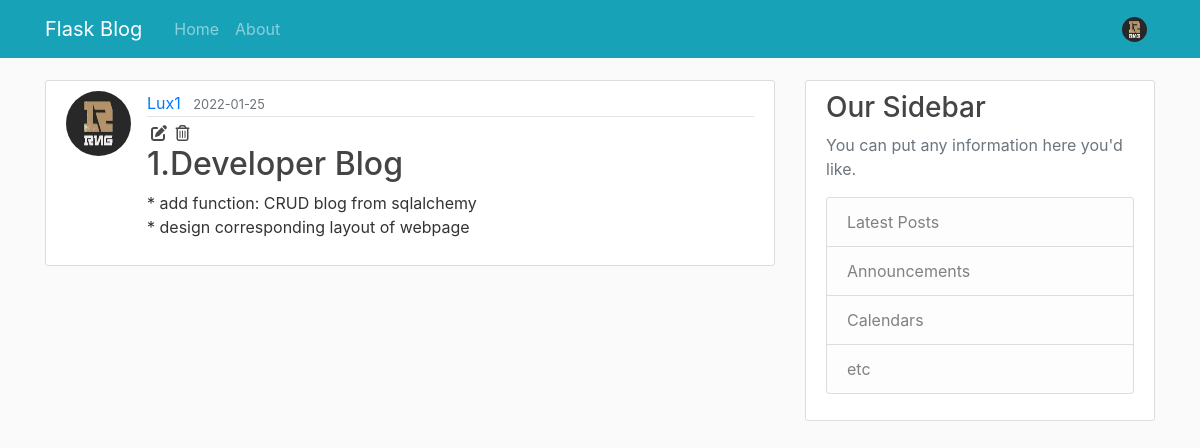
Page /post/1 (signed in) on the earlier database version.
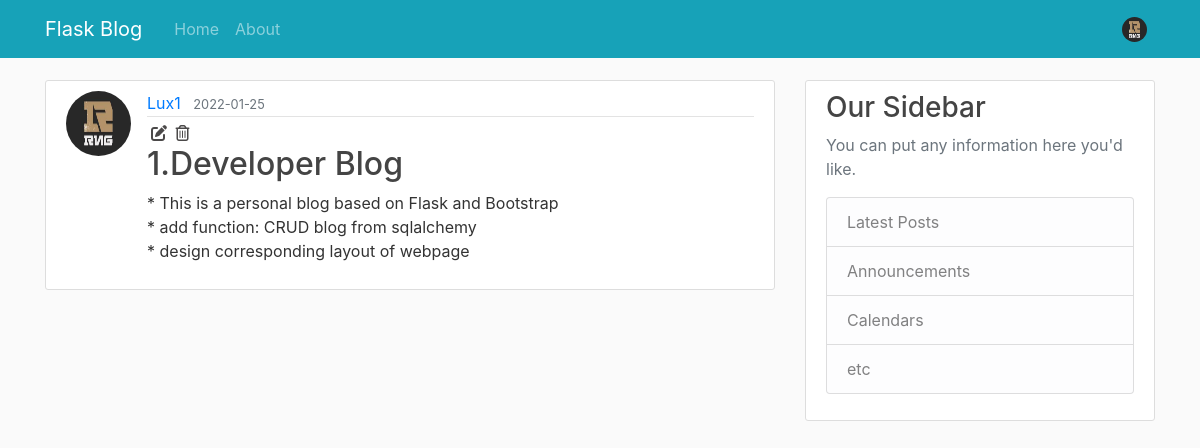
Same page on the later database version.
### flaskblog/models.py (models this page shows, shortened)
class Post(db.Model):
    id = db.Column(db.Integer, primary_key=True)
    title = db.Column(db.String(100), nullable=False)
    date_posted = db.Column(db.DateTime, nullable=False, default=datetime.utcnow)
    content = db.Column(db.Text, nullable=False)
    user_id = db.Column(db.Integer, db.ForeignKey('user.id'), nullable=False)

### flaskblog/routes.py (the view)
@app.route('/post/<int:post_id>')
def post(post_id):
    post = Post.query.get_or_404(post_id)
    return render_template('post.html', title=post.title, post=post)

### flaskblog/models.py (called while the page is built)
@login_manager.user_loader
def load_user(user_id):
    return User.query.get(int(user_id))

### flaskblog/templates/post.html (shortened to what this page needs)
{% extends "template.html" %}
{% block content %}
    <article class="media content-section">
        {% if post.author.image_file != 'default.png' %}
            <img class="rounded-circle article-img" src="{{url_for('static', filename='profile_img/' + post.author.id|string + '/' + post.author.image_file)}}">
        {% else %}
            <img class="rounded-circle article-img" src="{{url_for('static', filename='profile_img/default.png')}}">
        {% endif %}
        <div class="media-body">
            <div class="article-metadata">
                <a class="mr-2" href="{{url_for('user_post', username=post.author.username)}}">{{post.author.username}}</a>
                <small class="text-muted">{{post.date_posted.strftime('%Y-%m-%d')}}</small>
            </div>
            {% if post.author == current_user %}
            <div>
                <a class='article-icon' href="{{url_for('update_post', post_id=post.id)}}"><i class="fas fa-edit ml-1"></i></a>
                <a class='article-icon' href="#"><i class="far fa-trash-alt ml-1" data-toggle="modal" data-target="#deleteModal"></i></a>
            </div>
            {% endif %}
            <h2 class="article-title" >{{post.title}}</h2>
            <p class="article-content">{{post.content}}</p>
        </div>
    </article>
{% endblock content %}

Differences in the rows shown:
changed Post "1.Developer Blog": content "* add function: CRUD blog from sqlalchemy * design corresponding layout of webpage" → "* This is a personal blog based on Flask and Bootstrap * add function: CRUD blog from sqlalchemy * design corresponding layout of webpage"
